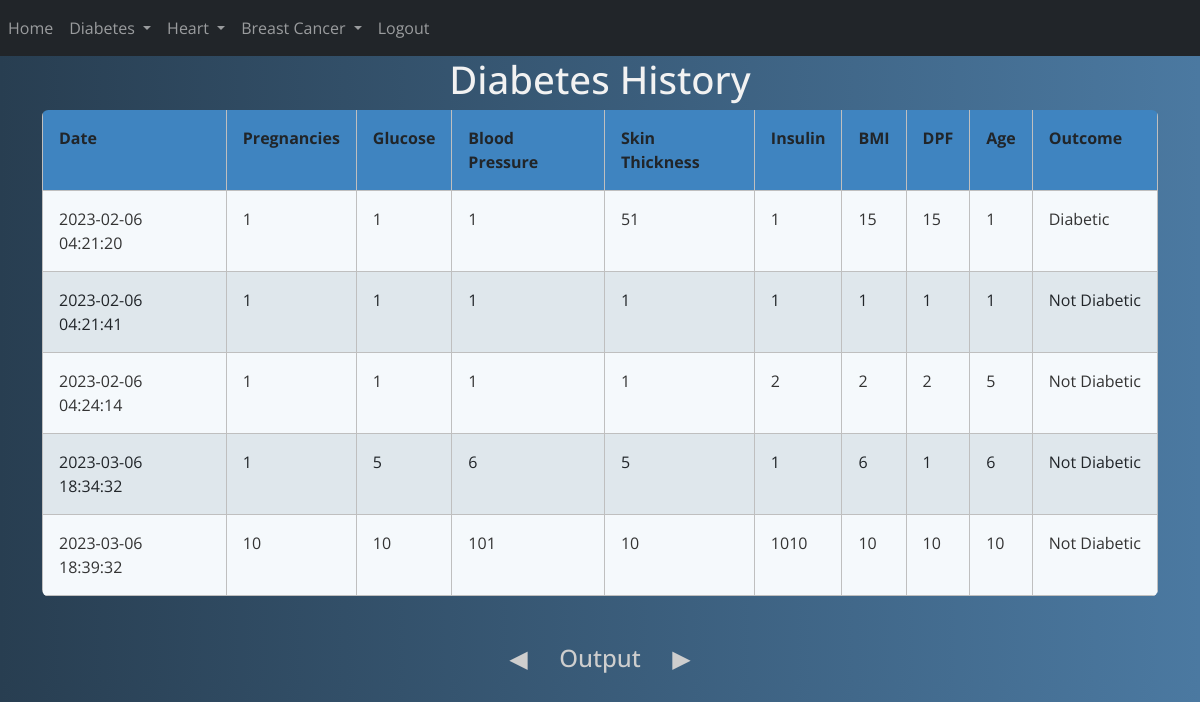
/diabetes_history (signed in), run on an earlier commit of the app's database.
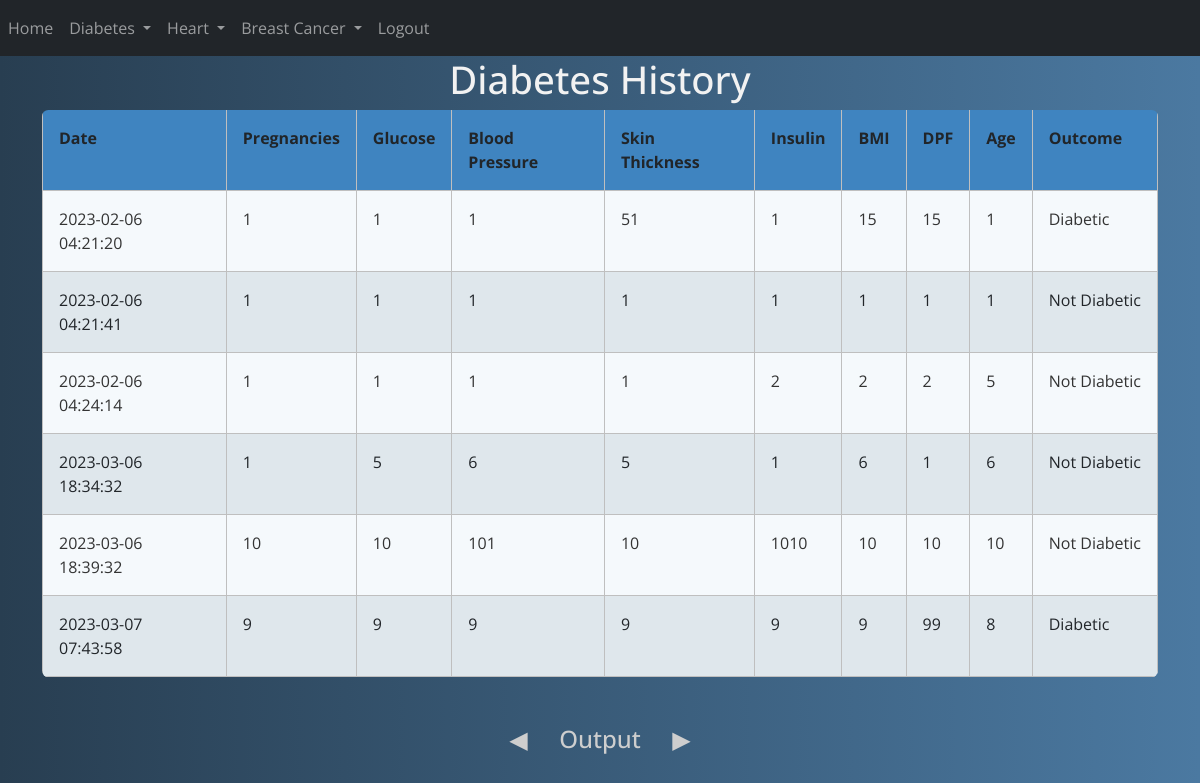
And on a later commit of the database.
### website/models.py (models this page shows)
class Diabetes(db.Model):
    id = db.Column(db.Integer, primary_key=True)
    date = db.Column(db.DateTime(timezone=True), default=func.now()) # To auto set date
    pregnancies = db.Column(db.Integer)
    glucose = db.Column(db.Integer)
    bloodpressure = db.Column(db.Integer)
    skinthichness = db.Column(db.Integer)
    insulin = db.Column(db.Integer)
    bmi = db.Column(db.Integer)
    dpf = db.Column(db.Integer)
    age = db.Column(db.Integer)
    outcome = db.Column(db.String(10000))
    user_id = db.Column(db.Integer, db.ForeignKey('user.id')) # not here

### website/views.py (the view)
@views.route("/diabetes_history")
@login_required
def diabetes_history():
    return render_template('diabetes_history.html', user=current_user)

### website/__init__.py (called while the page is built)
def create_app():
    app = Flask(__name__)
    app.config['SECRET_KEY'] = 'uuhfurhfueih hfu iehfuci heuh eusjhc nsjv nsweur'
    app.config['SQLALCHEMY_DATABASE_URI'] = f'sqlite:///{DB_NAME}'
    db.init_app(app)
    from .views import views
    from .auth import auth
    app.register_blueprint(views, url_prefix="/")
    app.register_blueprint(auth, url_prefix="/")
    from .models import User, Diabetes, Heart, BCancer
    create_database(app)
    login_manager = LoginManager()
    login_manager.login_view = 'auth.login'
    login_manager.init_app((app))
    @login_manager.user_loader
    def load_user(id):
        return User.query.get(int(id))
    return app

### website/templates/diabetes_history.html (shortened to what this page needs)
{% include 'nav(logged).html' %}
<head>
    <body>
        <div class="container">
<h1>Diabetes History</h1>
  <table id="dtDynamicVerticalScrollExample" class="rwd-table table table-striped table-bordered table-sm" cellspacing="0"
  width="100%">
    <tbody>
        <tr>
            <th>Date</th>
            <th>Pregnancies</th>
            <th>Glucose</th>
            <th>Blood Pressure</th>
            <th>Skin Thickness</th>
            <th>Insulin</th>
            <th>BMI</th>
            <th>DPF</th>
            <th>Age</th>
            <th>Outcome</th>
            </tr>
            {% for diabetes in user.diabetes %}
            <tr>
                <td>{{ diabetes.date }}</td>
                <td>{{ diabetes.pregnancies }}</td>
                <td>{{ diabetes.glucose }}</td>
                <td>{{ diabetes.bloodpressure }}</td>
                <td>{{ diabetes.skinthichness }}</td>
                <td>{{ diabetes.insulin }}</td>
                <td>{{ diabetes.bmi }}</td>
                <td>{{ diabetes.dpf }}</td>
                <td>{{ diabetes.age }}</td>
                <td>{{ diabetes.outcome }}</td>
      </tr>
      {% endfor %}
    </tbody>
  </table>
  <br><br>
  <h3>Output</h3>
</div>
    </body>
</head>

### website/templates/nav(logged).html (shortened to what this page needs)
<!DOCTYPE HTML>
    <head>
        <link rel="stylesheet" href="https://stackpath.bootstrapcdn.com/bootstrap/5.0.0-alpha1/css/bootstrap.min.css"
>
    </head>
    <body>
<nav class="navbar navbar-expand-lg navbar-dark bg-dark">
    <div class="collapse navbar-collapse" id="navbar">
        <div class="navbar-nav mr-auto">
            <a href="/home" class="nav-item nav-link" id="home">Home</a>
        </div>
        <div class="navbar-nav ml-auto">
            <li class="nav-item dropdown">
                <a class="nav-link dropdown-toggle" href="#" id="navbarDropdown" role="button" data-toggle="dropdown" aria-haspopup="true" aria-expanded="false">
                  Diabetes
                </a>
              </li>
              <li class="nav-item dropdown">
                <a class="nav-link dropdown-toggle" href="#" id="navbarDropdown" role="button" data-toggle="dropdown" aria-haspopup="true" aria-expanded="false">
                  Heart
                </a>
              </li>
              <li class="nav-item dropdown">
                <a class="nav-link dropdown-toggle" href="#" id="navbarDropdown" role="button" data-toggle="dropdown" aria-haspopup="true" aria-expanded="false">
                  Breast Cancer
                </a>
              </li>
            <a href="/logout" class="nav-item nav-link" id="logout">Logout</a>
        </div>
    </div>
</nav>
    </body>
</html>

### website/templates/diabetes_history.html (style rules this page uses)
* { font-family: 'Open Sans', sans-serif; }
.rwd-table { margin: auto; min-width: 300px; max-width: 100%; border-collapse: collapse; }
.rwd-table tr:first-child { border-top: none; background: #428bca; color: #fff; }
.rwd-table tr { border-top: 1px solid #ddd; border-bottom: 1px solid #ddd; background-color: #f5f9fc; }
.rwd-table tr:nth-child(odd):not(:first-child) { background-color: #ebf3f9; }
.rwd-table th { display: none; }
.rwd-table td { display: block; }
.rwd-table td:first-child { margin-top: .5em; }
.rwd-table td:last-child { margin-bottom: .5em; }
.rwd-table td:before { content: attr(data-th) ": "; font-weight: bold; width: 120px; display: inline-block; color: #000; }
.rwd-table th, .rwd-table td { text-align: left; }
.rwd-table { color: #333; border-radius: .4em; overflow: hidden; }
.rwd-table tr { border-color: #bfbfbf; }
.rwd-table th, .rwd-table td { padding: .5em 1em; }
@media screen and (min-width: 600px) { .rwd-table td:before { display: none; } }
@media screen and (min-width: 600px) { .rwd-table th, .rwd-table td { display: table-cell; padding: .25em .5em; } }
@media screen and (min-width: 600px) { .rwd-table th:first-child, .rwd-table td:first-child { padding-left: 0; } }
@media screen and (min-width: 600px) { .rwd-table th:last-child, .rwd-table td:last-child { padding-right: 0; } }
@media screen and (min-width: 600px) { .rwd-table th, .rwd-table td { padding: 1em !important; } }
body { background: #4B79A1; background: -webkit-linear-gradient(to left, #4B79A1 , #283E51); background: linear-gradient(to left, #4B79A1 , #283E51); }
h1 { text-align: center; font-size: 2.4em; color: #f2f2f2; }
.container { display: block; text-align: center; }
h3 { display: inline-block; position: relative; text-align: center; font-size: 1.5em; color: #cecece; }
h3:before { content: "\25C0"; position: absolute; left: -50px; -webkit-animation: leftRight 2s linear infinite; animation: leftRight 2s linear infinite; }
h3:after { content: "\25b6"; position: absolute; right: -50px; -webkit-animation: leftRight 2s linear infinite reverse; animation: leftRight 2s linear infinite reverse; }

What changed in the data, as far as the page shows it:
added Diabetes: date "2023-03-07 07:43:58", pregnancies "9", glucose "9", bloodpressure "9", skinthichness "9", insulin "9", bmi "9", dpf "99", age "8", outcome "Diabetic"
